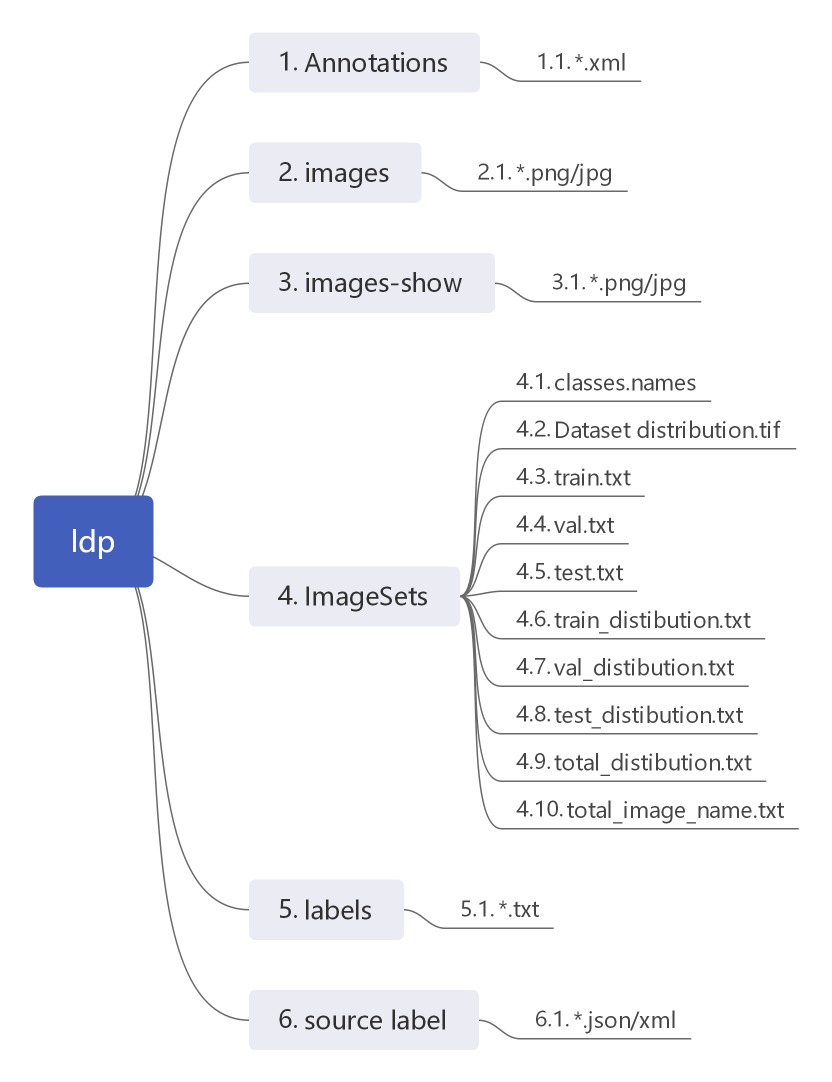
#> input picture Tool/Dataset_cleaning/dataset_clean/ldp组织图.png, 1663 x 2164 px, given as the content of the folder /home/leidi/Dataset/number_test, which was not available (shown at 1/2 size)
$ python perspective_transform.py
#> lines starting #> are read from the running program, lines starting #| are printed output that depends on the picture; pictures that were not available may be replaced by others from this repository, and a replacement may not be noted
'''
Description:
Version:
Author: Leidi
Date: 2021-08-18 14:26:58
LastEditors: Leidi
LastEditTime: 2021-09-24 17:09:33
'''
import os
import cv2
import random
import argparse
import numpy as np
from tqdm import tqdm


def check_output_path(path: str, attach: str = '') -> str:
    """[检查输出路径是否存在]

    Args:
        path (str): [输出路径]
        attach (str, optional): [输出路径后缀]. Defaults to ''.

    Returns:
        str: [添加后缀的输出路径]
    """

    if os.path.exists(os.path.join(path, attach)):
        print(os.path.join(path, attach))
        return os.path.join(path, attach)
    else:
        print(os.path.join(path, attach))
        os.makedirs(os.path.join(path, attach))
        return os.path.join(path, attach)


if __name__ == "__main__":
    parser = argparse.ArgumentParser(prog='perspective_transform.py')
    parser.add_argument('--imageinfolder', '--if', dest='imageinfolder',
                        default=r'/home/leidi/Dataset/number_test',
                        type=str, help='dataset path')
    parser.add_argument('--imageoutfolder', '--of', dest='imageoutfolder',
                        default=r'/home/leidi/Dataset/number_test_out',
                        type=str, help='dataset path')
    parser.add_argument('--toshape', '--t', dest='toshape', default=(1080, 480),
                        type=tuple, help='target image shape')
    parser.add_argument('--offset', '--o', dest='offset', default=[250, 150],
                        type=list, help='source point offset')
    parser.add_argument('--baiescale', '--b', dest='baiescale', default=50,
                        type=int, help='baie scale value')
    opt = parser.parse_args()

image_in_folder = opt.imageinfolder
image_out_folder = check_output_path(opt.imageoutfolder)
dst_space = opt.toshape
offset = opt.offset
baie_scale = opt.baiescale

print('Start transform image:')
for x in tqdm(os.listdir(image_in_folder)):
    image_path = os.path.join(image_in_folder, x)
    image_out_path = os.path.join(image_out_folder, x)
    image = cv2.imread(image_path)
#> image is the input picture: shape (2164, 1663, 3); mean B, G, R 248.4, 246.8, 246.4
    rows, cols = image.shape[:2]
#> rows = 2164; cols = 1663

    for n in range(10):
        baies = []
        for m in range(8):
            b = random.random()
            baies.append(int(b * baie_scale))
        pts1 = np.float32([[0, 0], [0, 440], [140, 0], [140, 440]])
        pts2 = np.float32([[offset[0] + 0 + baies[0], offset[1] + 0 + baies[1]],
                           [offset[0] + 0 + baies[2], offset[1] + 440 + baies[3]],
                           [offset[0] + 140 + baies[4], offset[1] + 0 + baies[5]],
                           [offset[0] + 140 + baies[6], offset[1] + 440 + baies[7]]])
        M = cv2.getPerspectiveTransform(pts1, pts2)
        dst = cv2.warpPerspective(image, M, dst_space, 1)
        image_output_path = image_out_path.split(
            '.')[0] + str(n) + '.' + image_out_path.split('.')[-1]
        cv2.imwrite(image_output_path, dst)
#> this loop made 10 passes
#> pass 1, `dst = cv2.warpPerspective(image, M, dst_space, 1)`:
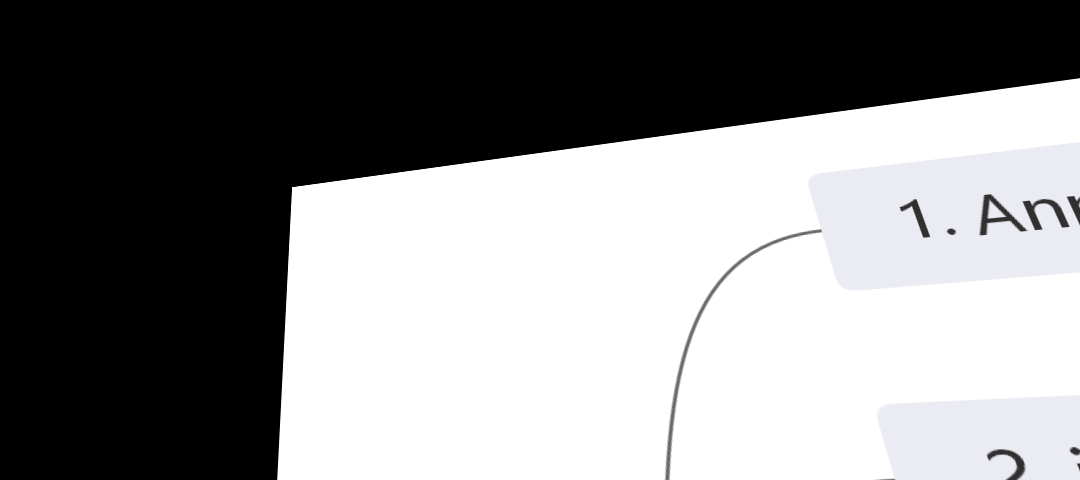
#> dst: shape (480, 1080, 3); mean B, G, R 133.5, 132.8, 132.7
#> pass 2, `dst = cv2.warpPerspective(image, M, dst_space, 1)`:
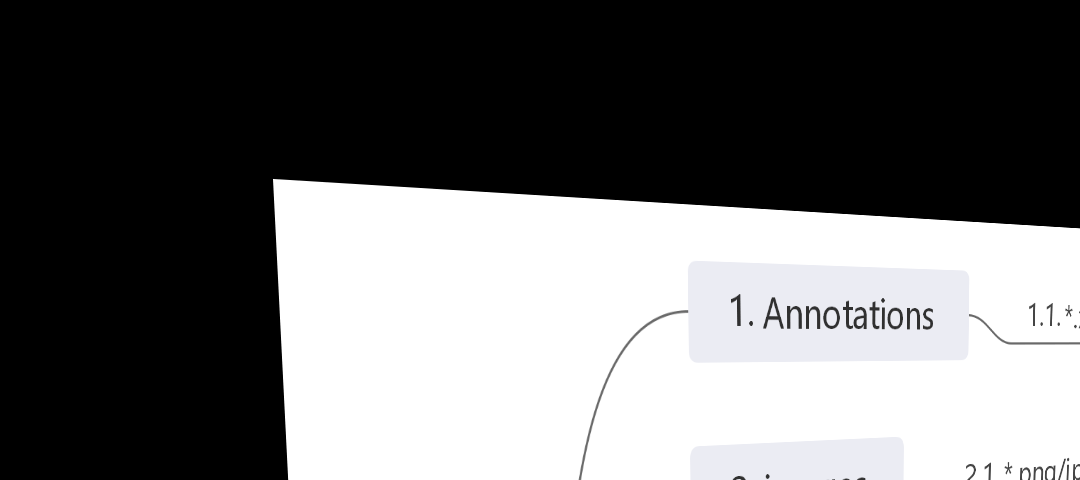
#> dst: shape (480, 1080, 3); mean B, G, R 106.7, 106.2, 106.2
#> pass 3, `dst = cv2.warpPerspective(image, M, dst_space, 1)`:
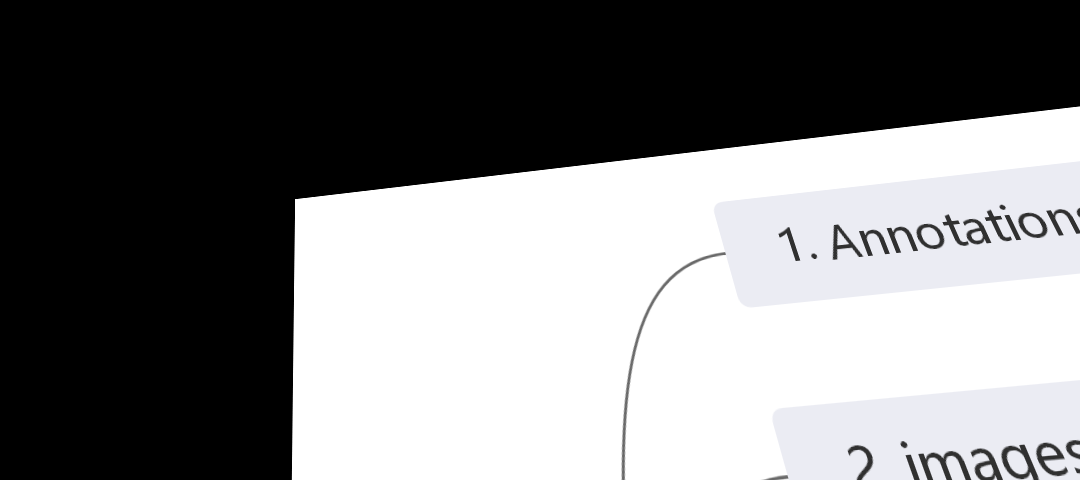
#> dst: shape (480, 1080, 3); mean B, G, R 122.8, 122, 121.9
